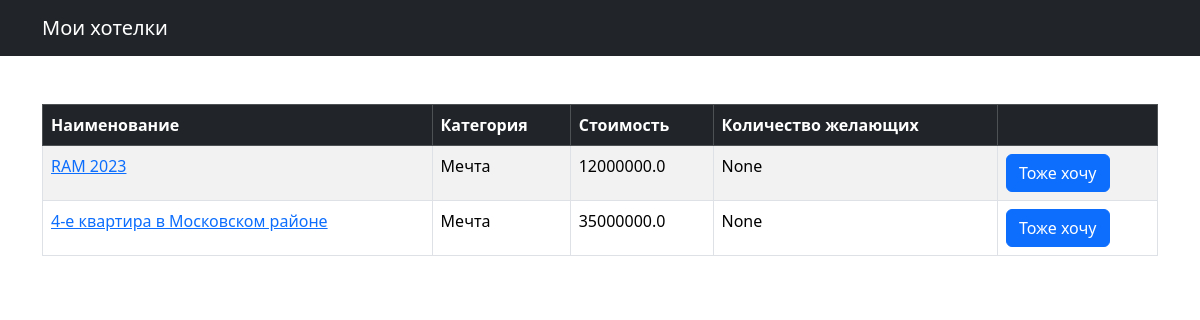
Page /shop/ on the earlier database version.
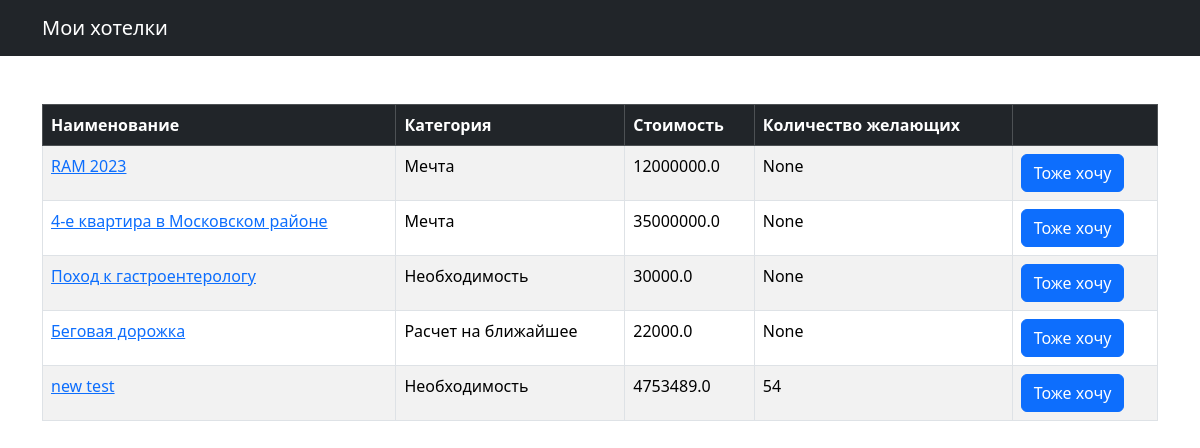
Same page on the later database version.
### shop/models.py (models this page shows, shortened)
class Desideorio(models.Model):
    title = models.CharField(max_length=255)
    price = models.FloatField(blank=True, null=True) #число с плавающей точкой
    donat_qty = models.IntegerField(blank=True, null=True)
    comments_qty = models.IntegerField(blank=True, null=True)
    created_at = models.DateTimeField(default=timezone.now)
    category = models.ForeignKey(Category, on_delete=models.CASCADE)

class Category(models.Model):
    title = models.CharField(max_length=255)  #модель для категории. CharField - текст, 255 - длина
    created_at = models.DateTimeField(default=timezone.now)
    def __str__(self):
        return self.title

### shop/views.py (the view)
# urls.py: path('', views.index, name = 'index'),
def index(request):
    desideorios =Desideorio.objects.all()
    return render(request, 'desideorios.html', {"desideorios": desideorios})

### shop/templates/desideorios.html (shortened to what this page needs)
{% extends 'base.html' %}
{% block content %}
<table class="table mt-5 table-bordered table-striped table-hover ">
    <thead class="table-dark">
        <tr>
            <th>Наименование</th>
            <th>Категория</th>
            <th>Стоимость</th>
            <th>Количество желающих</th>
            <th></th>
        </tr>
    <tbody>
        {% for desideorio in desideorios %}
        <tr>
            <td>
                <a href="">{{ desideorio.title }}</a>
            </td>
            <td>{{ desideorio.category }}</td>
            <td>{{ desideorio.price }}</td>
            <td>{{ desideorio.donat_qty }}</td>
            <td><button class="btn btn-primary">Тоже хочу</button></td>
        </tr>
        {% endfor %}
    </tbody>
    </thead></table>
{% endblock %}

### shop/templates/base.html (shortened to what this page needs)
<!doctype html>
<html lang="en">
<head>
    <link href="https://cdn.jsdelivr.net/npm/bootstrap@5.3.3/dist/css/bootstrap.min.css" rel="stylesheet">
</head>
<body>
    <nav class="navbar navbar-dark bg-dark">
        <div class="container">
            <a href="" class="navbar-brand">Мои хотелки</a>
        </div>
    </nav>
    <main class="container">
        {% block content %}
        {% endblock %}
    </main>
</body>
</html>

Differences in the rows shown:
added Desideorio: title "Поход к гастроентерологу", category "Необходимость", price "30000.0", donat_qty "None"
added Desideorio: title "Беговая дорожка", category "Расчет на ближайшее", price "22000.0", donat_qty "None"
added Desideorio: title "new test", category "Необходимость", price "4753489.0", donat_qty "54"
